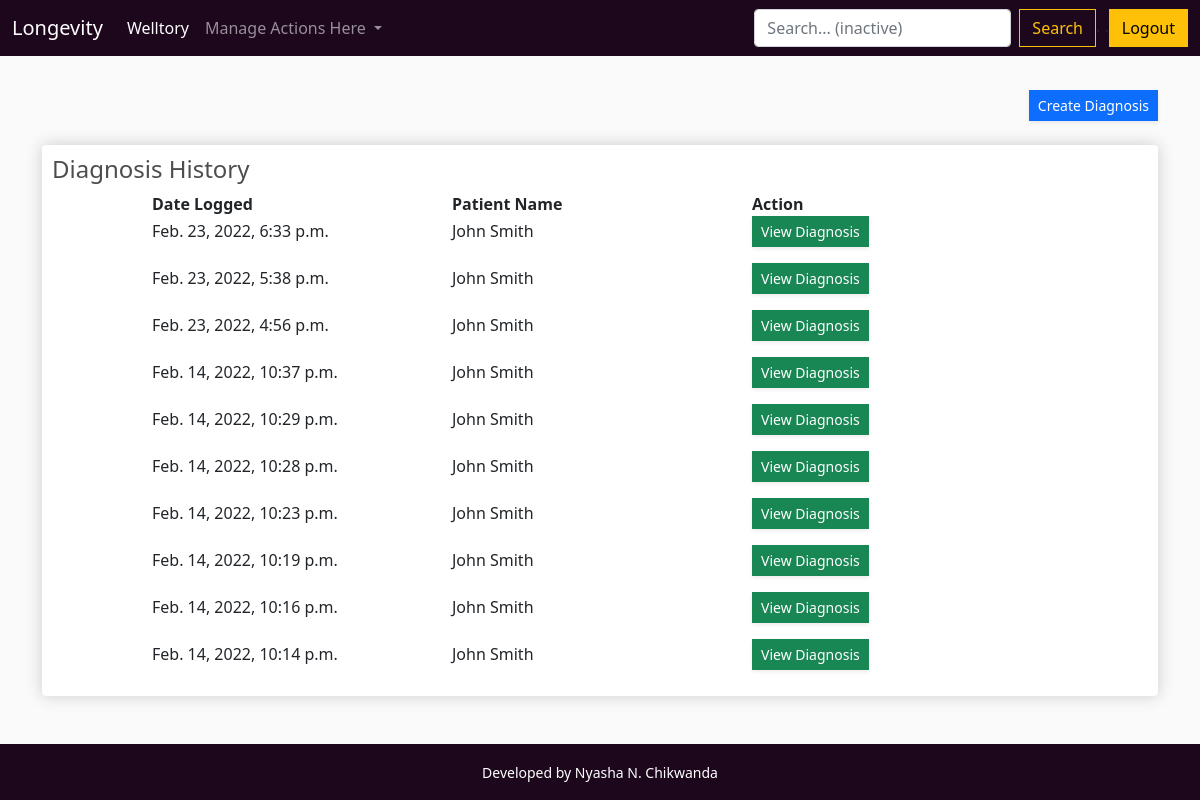
/welltory/diagnosislist/11223344556677 (signed in), run on the app's committed database.
### welltory/models.py (models this page shows, shortened)
class Diagnosis(models.Model):
    patient = models.ForeignKey(Patient, on_delete=models.CASCADE)
    practitioner = models.ForeignKey(Practitioner, on_delete=models.CASCADE)
    symptoms = models.CharField(max_length=1000)
    date_created = models.DateTimeField(default=timezone.now)

class Patient(models.Model):
    GENDER_MALE = 'Male'
    GENDER_FEMALE = 'Female'
    GENDER_CHOICES = [(GENDER_MALE, 'Male'), (GENDER_FEMALE, 'Female')]
    first_name = models.CharField(max_length=40)
    last_name = models.CharField(max_length=40)
    mobile = models.CharField(max_length=20)
    email = models.EmailField()
    street1 = models.CharField(max_length=100)
    street2 = models.CharField(max_length=100)
    city = models.CharField(max_length=100, null=True)
    country = CountryField()
    dateOfBirth = models.DateField(null=True)
    national_id = models.CharField(max_length=20)
    gender = models.CharField(max_length=6, choices=GENDER_CHOICES,)
    created_by = models.ForeignKey(Practitioner, on_delete=models.CASCADE)
    date_created = models.DateTimeField(default=timezone.now)
    image = models.ImageField(default='default.jpg', upload_to='profile_pics')

### welltory/views.py (the view)
# urls.py: path('diagnosislist/<national_id>', views.DiagnosisListView.as_view(), name='diagnosislist'),
class DiagnosisListView(LoginRequiredMixin, generic.ListView):
    model = Diagnosis
    template_name = 'clinic/diagnosislist.html'
    context_object_name = 'diagnosislist'
    paginate_by = 20
    def get_queryset(self):
        self.patient = get_object_or_404(Patient, national_id=self.kwargs['national_id'])
        patient = self.patient.id
        return Diagnosis.objects.filter(patient=patient).order_by('-date_created')
    def get_context_data(self, **kwargs):
        context = super().get_context_data(**kwargs)
        context['patient'] = self.patient
        return context

### welltory/templates/clinic/diagnosislist.html (shortened to what this page needs)
{% extends 'clinic/main.html' %}
{% load static %}
{% block content %}
<br/>
<div class="row">
    <div class="col-lg-12">
        <div align="right">
            <a href="{% url 'welltory:creatediagnosis' patient.national_id  %}"
               class="d-none d-sm-inline-block btn btn-sm btn-primary shadow-sm">
                 Create Diagnosis</a>
        </div>
        <br/>
        <div class="box-element">
            <h4>Diagnosis History</h4>
            <table>
                <tr>
                    <td width="100"></td>
                    <td width="300"><b>Date Logged</b></td>
                    <td width="300"><b>Patient Name</b></td>
                    <td width="300"><b>Action</b></td>
                </tr>
                {% for diagnosis in diagnosislist %}
                <tr>
                    <td></td>
                    <td><p>{{ diagnosis.date_created }}</p></td>
                    <td><p>{{ diagnosis.patient.first_name }} {{ diagnosis.patient.last_name }}</p></td>
                    <td><p><a href="{% url 'welltory:diagnosisdetails' diagnosis.id %}"
                              class="d-none d-sm-inline-block btn btn-sm btn-success shadow-sm">
                         View Diagnosis</a></p></td>
                </tr>
                {% endfor %}
            </table>
        </div>
    </div>
</div>
</div>
<br/>
{% endblock content %}

### welltory/static/css/main.css (style rules this page uses)
body { background-color: hsl(0, 0%, 98%); }
h1,h2,h3,h4,h5,h6 { color:hsl(0, 0%, 30%); }
.box-element { box-shadow:hsl(0, 0%, 80%) 0 0 16px; background-color: #fff; border-radius: 4px; padding: 10px; }
.col-lg-4, .col-lg-6, .col-lg-8, .col-lg-12 { margin-top: 10px; }
.btn { border-radius: 0; }

### welltory/static/css/rating.css (style rules this page uses)
* { margin: 0; padding: 0; }

### data on the page
Diagnosis: date_created "Feb. 23, 2022, 6:33 p.m.", patient.first_name "John", patient.last_name "Smith"
Diagnosis: date_created "Feb. 23, 2022, 5:38 p.m.", patient.first_name "John", patient.last_name "Smith"
Diagnosis: date_created "Feb. 23, 2022, 4:56 p.m.", patient.first_name "John", patient.last_name "Smith"
Diagnosis: date_created "Feb. 14, 2022, 10:37 p.m.", patient.first_name "John", patient.last_name "Smith"
Diagnosis: date_created "Feb. 14, 2022, 10:29 p.m.", patient.first_name "John", patient.last_name "Smith"
Diagnosis: date_created "Feb. 14, 2022, 10:28 p.m.", patient.first_name "John", patient.last_name "Smith"
Diagnosis: date_created "Feb. 14, 2022, 10:23 p.m.", patient.first_name "John", patient.last_name "Smith"
Diagnosis: date_created "Feb. 14, 2022, 10:19 p.m.", patient.first_name "John", patient.last_name "Smith"
Diagnosis: date_created "Feb. 14, 2022, 10:16 p.m.", patient.first_name "John", patient.last_name "Smith"
Diagnosis: date_created "Feb. 14, 2022, 10:14 p.m.", patient.first_name "John", patient.last_name "Smith"
